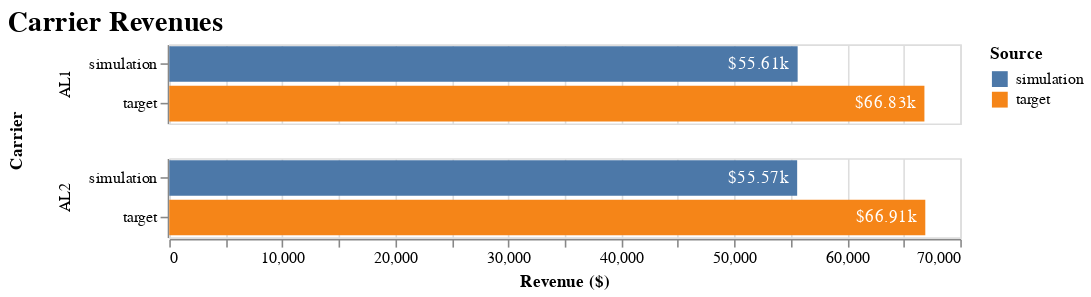

Notebook source saved alongside this figure:
### Code cell
comps.fig_carrier_revenues()

### Figure 1 — Vega-Lite specification as saved in the notebook (floating-point values rounded to 4 significant figures)
{"config": {"view": {"continuousWidth": 300, "continuousHeight": 300}, "title": {"fontSize": 18}}, "data": {"name": "data-f8bdb1dd1312d4f1d7f3139734679229"}, "facet": {"row": {"field": "carrier", "title": "Carrier", "type": "nominal"}}, "spec": {"layer": [{"mark": {"type": "bar"}, "encoding": {"color": {"field": "source", "title": "Source", "type": "nominal"}, "tooltip": [{"field": "source", "title": null, "type": "nominal"}, {"field": "carrier", "title": "Carrier", "type": "nominal"}, {"field": "avg_rev", "format": "$.4s", "title": "Revenue ($)", "type": "quantitative"}, {"field": "ratio", "format": ".3%", "title": "vs simulation", "type": "quantitative"}], "x": {"field": "avg_rev", "stack": "zero", "title": "Revenue ($)", "type": "quantitative"}, "y": {"field": "source", "sort": ["simulation", "target"], "title": null, "type": "nominal"}}}, {"mark": {"type": "text", "align": "right", "baseline": "middle", "color": "white", "dx": -5, "dy": 0}, "encoding": {"text": {"field": "avg_rev", "format": "$.4s", "type": "quantitative"}, "x": {"field": "avg_rev", "stack": "zero", "title": "Revenue ($)", "type": "quantitative"}, "y": {"field": "source", "sort": ["simulation", "target"], "title": null, "type": "nominal"}}}], "height": 50, "width": 500}, "title": "Carrier Revenues", "$schema": "https://vega.github.io/schema/vega-lite/v5.15.1.json", "datasets": {"data-f8bdb1dd1312d4f1d7f3139734679229": [{"source": "simulation", "carrier": "AL1", "avg_rev": 55610.0, "ratio": 0.0}, {"source": "simulation", "carrier": "AL2", "avg_rev": 55570.0, "ratio": 0.0}, {"source": "target", "carrier": "AL1", "avg_rev": 66830.0, "ratio": 0.2018}, {"source": "target", "carrier": "AL2", "avg_rev": 66900.0, "ratio": 0.2041}]}}
